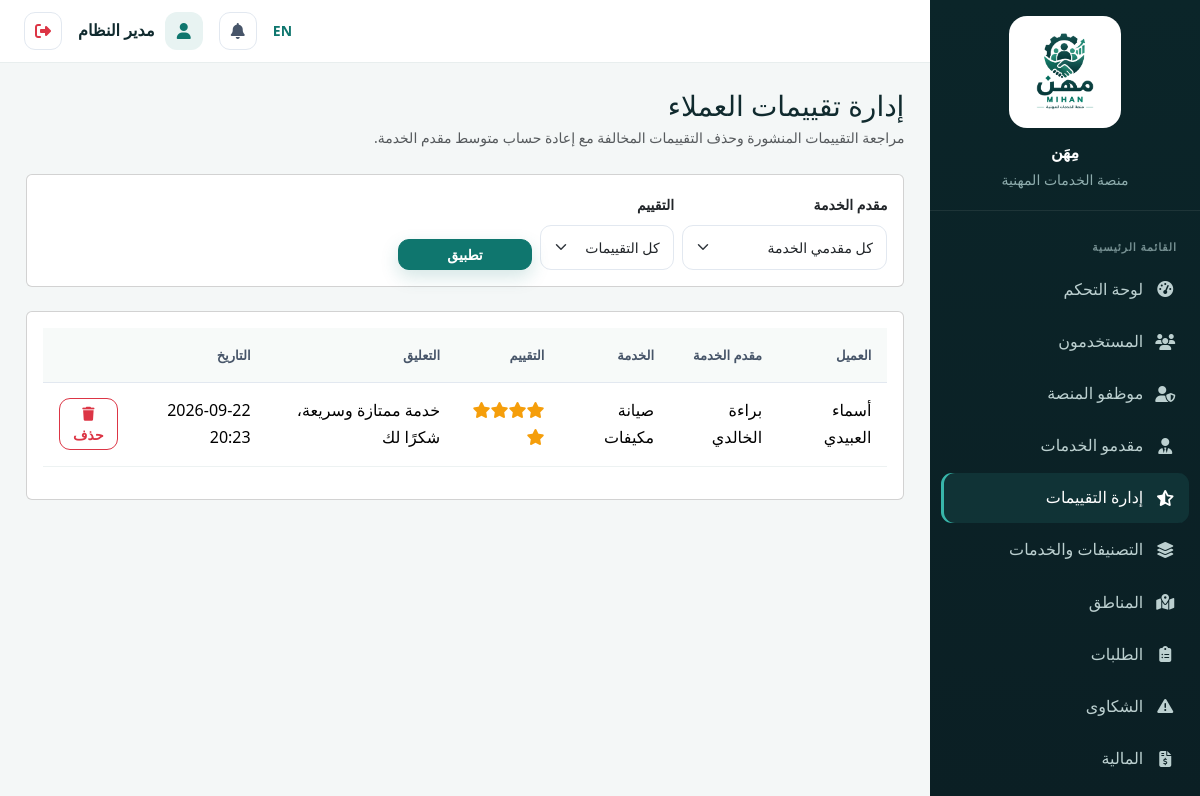
/admin/reviews (signed in), run on the app's committed database.
### tables this page shows
CREATE TABLE `users` (
  `id` int(11) NOT NULL,
  `name` varchar(150) NOT NULL,
  `email` varchar(150) NOT NULL,
  `phone` varchar(20) DEFAULT NULL,
  `password_hash` varchar(255) NOT NULL,
  `role` enum('customer','provider','employee','admin') NOT NULL DEFAULT 'customer',
  `profile_photo` varchar(255) DEFAULT NULL,
  `is_active` tinyint(1) NOT NULL DEFAULT 1,
  `is_verified_email` tinyint(1) NOT NULL DEFAULT 0,
  `created_at` datetime DEFAULT current_timestamp(),
  `updated_at` datetime DEFAULT current_timestamp() ON UPDATE current_timestamp()
);

CREATE TABLE `reviews` (
  `id` int(11) NOT NULL,
  `request_id` int(11) NOT NULL,
  `customer_id` int(11) NOT NULL,
  `provider_id` int(11) NOT NULL,
  `rating` tinyint(4) NOT NULL CHECK (`rating` between 1 and 5),
  `comment` text DEFAULT NULL,
  `provider_reply` text DEFAULT NULL,
  `created_at` datetime DEFAULT current_timestamp()
);

CREATE TABLE `services` (
  `id` int(11) NOT NULL,
  `category_id` int(11) NOT NULL,
  `name_ar` varchar(150) NOT NULL,
  `name_en` varchar(150) DEFAULT NULL,
  `description` text DEFAULT NULL,
  `is_active` tinyint(1) NOT NULL DEFAULT 1
);

### app/core/Controller.php (called while the page is built, shortened)
<?php
abstract class Controller
{
    protected function view(string $view, array $data = [], string $layout = 'main')
    {
        extract($data);
        $viewFile = __DIR__ . "/../views/{$view}.php";
        require $viewFile;
        $layoutFile = __DIR__ . "/../views/layouts/{$layout}.php";
        require $layoutFile;
    }
    protected function input(string $key, $default = null)
    {
        $value = $_POST[$key] ?? $_GET[$key] ?? $default;
        return is_string($value) ? trim($value) : $value;
    }
}

### app/controllers/AdminController.php (called while the page is built, shortened)
<?php
require_once __DIR__ . '/../core/Controller.php';
require_once __DIR__ . '/../models/Review.php';
require_once __DIR__ . '/../models/SystemSetting.php';
class AdminController extends Controller
{
    public function reviews()
    {
        $filters=['rating'=>$this->input('rating'),'provider_id'=>$this->input('provider_id')];
        $reviews=(new Review())->allForAdmin($filters);
        $providers=(new ProviderProfile())->search([]);
        $this->view('admin/reviews', ['title'=>'إدارة تقييمات العملاء','reviews'=>$reviews,'providers'=>$providers,'filters'=>$filters], 'dashboard');
    }
}

### app/core/App.php (called while the page is built, shortened)
<?php
class App
{
    public static function run(): void
    {
        try {
            $timezone = function_exists('setting') ? (string)setting('timezone', 'Asia/Aden') : 'Asia/Aden';
            $adminSession = (class_exists('Auth') && Auth::check() && Auth::role() === 'admin');
            $router = require __DIR__ . '/../../routes/web.php';
            $router->dispatch($_SERVER['REQUEST_METHOD'], $_SERVER['REQUEST_URI']);
        } catch (Throwable $e) {
            self::handleException($e);
        }
    }
}

### index.php (called while the page is built, shortened)
<?php
require_once __DIR__ . '/config/config.php';
require_once __DIR__ . '/app/core/Database.php';
require_once __DIR__ . '/app/core/Session.php';
require_once __DIR__ . '/app/core/Model.php';
require_once __DIR__ . '/app/core/Controller.php';
require_once __DIR__ . '/app/core/Auth.php';
require_once __DIR__ . '/app/core/Router.php';
require_once __DIR__ . '/app/core/App.php';
require_once __DIR__ . '/app/helpers/helpers.php';
App::run();

### app/core/Database.php (called while the page is built, shortened)
<?php
class Database
{
    private static ?PDO $instance = null;
    public static function getInstance(): PDO
    {
        if (self::$instance === null) {
            $cfg = require __DIR__ . '/../../config/database.php';
            $port = !empty($cfg['port']) ? ";port={$cfg['port']}" : '';
            $dsn = "mysql:host={$cfg['host']}{$port};dbname={$cfg['dbname']};charset={$cfg['charset']}";
            try {
                self::$instance = new PDO($dsn, $cfg['user'], $cfg['pass'], [
                    PDO::ATTR_ERRMODE            => PDO::ERRMODE_EXCEPTION,
                    PDO::ATTR_DEFAULT_FETCH_MODE => PDO::FETCH_ASSOC,
                    PDO::ATTR_EMULATE_PREPARES   => false,
                ]);
            } catch (PDOException $e) {
                error_log('DB Connection Error: ' . $e->getMessage());
                throw new RuntimeException('Database connection failed: ' . $e->getMessage(), (int)$e->getCode(), $e);
            }
        }
        return self::$instance;
    }
}

### app/models/Review.php (called while the page is built, shortened)
<?php
require_once __DIR__ . '/../core/Model.php';
class Review extends Model
{
    public function allForAdmin(array $filters = []): array
    {
        $where=['1=1']; $params=[];
        return $this->query(
            "SELECT r.*, cu.name customer_name, pu.name provider_name, sr.request_number, s.name_ar service_name_ar, s.name_en service_name_en
             FROM reviews r
             JOIN users cu ON cu.id=r.customer_id
             JOIN provider_profiles pp ON pp.id=r.provider_id
             JOIN users pu ON pu.id=pp.user_id
             JOIN service_requests sr ON sr.id=r.request_id
             JOIN services s ON s.id=sr.service_id
             WHERE ".implode(' AND ',$where)." ORDER BY r.created_at DESC", $params
        );
    }
}

### app/core/Model.php (called while the page is built, shortened)
<?php
abstract class Model
{
    protected PDO $db;
    protected string $table = '';
    protected string $primaryKey = 'id';
    public function __construct()
    {
        $this->db = Database::getInstance();
    }
    public function find($id)
    {
        $stmt = $this->db->prepare("SELECT * FROM {$this->table} WHERE {$this->primaryKey} = :id LIMIT 1");
        $stmt->execute(['id' => $id]);
        return $stmt->fetch() ?: null;
    }
    public function all(?string $orderBy = null): array
    {
        $sql = "SELECT * FROM {$this->table}";
        if ($orderBy) $sql .= " ORDER BY $orderBy";
        return $this->db->query($sql)->fetchAll();
    }
    public function query(string $sql, array $params = []): array
    {
        $stmt = $this->db->prepare($sql);
        $stmt->execute($params);
        return $stmt->fetchAll();
    }
}

### app/helpers/helpers.php (called while the page is built, shortened)
<?php
function currentLang(): string
{
    $default = function_exists('setting') ? (string)setting('default_language', 'ar') : 'ar';
    return Session::get('lang', $default);
}
function __(string $key): string
{
    static $translations = null;
    if ($translations === null) {
        $lang = currentLang();
        $file = __DIR__ . "/../../lang/{$lang}.php";
        $translations = file_exists($file) ? require $file : [];
    }
    return $translations[$key] ?? $key;
}
function localized(?string $ar, ?string $en = null): string
{
    return $ar ?? '';
}
function langUrl(string $lang): string
{
    $path = parse_url($_SERVER['REQUEST_URI'] ?? '/', PHP_URL_PATH) ?: '/';
    $query = $_GET;
    $query['lang'] = $lang;
    return $path . '?' . http_build_query($query);
}
function e(?string $value): string
{
    return htmlspecialchars($value ?? '', ENT_QUOTES, 'UTF-8');
}
function url(string $path = ''): string
{
    return BASE_PATH . '/' . ltrim($path, '/');
}
function formatDate(?string $date): string
{
    return date('Y-m-d H:i', strtotime($date));
}
function setting(string $key, $default = null)
{
    static $cache = null;
    if ($cache === null) {
        $cache = [];
        try {
            require_once __DIR__ . '/../models/SystemSetting.php';
            $cache = (new SystemSetting())->allKeyed();
        } catch (Throwable $e) {
            $cache = [];
        }
    }
    return array_key_exists($key, $cache) ? $cache[$key] : $default;
}

### config/database.php (called while the page is built)
<?php
return [
    'host'    => DB_HOST,
    'port'    => DB_PORT,
    'dbname'  => DB_NAME,
    'user'    => DB_USER,
    'pass'    => DB_PASS,
    'charset' => DB_CHARSET,
];

### app/models/SystemSetting.php (called while the page is built, shortened)
<?php
require_once __DIR__ . '/../core/Model.php';
class SystemSetting extends Model
{
    public function allKeyed(): array
    {
        $rows = $this->all('`key` ASC');
        $out = [];
        foreach ($rows as $row) $out[$row['key']] = $row['value'];
        return $out;
    }
}

### app/core/Session.php (called while the page is built, shortened)
<?php
class Session
{
    public static function get(string $key, $default = null) { return $_SESSION[$key] ?? $default; }
    public static function has(string $key): bool { return isset($_SESSION[$key]); }
}

### app/core/Auth.php (called while the page is built, shortened)
<?php
class Auth
{
    private static ?array $userCache = null;
    public static function check(): bool
    {
        $u = self::user();
        return ($u !== null && (int)($u['is_active'] ?? 0) === 1);
    }
    public static function role(): ?string
    {
        $u = self::user();
        return $u ? ($u['role'] ?? null) : null;
    }
    public static function name(): ?string
    {
        $u = self::user();
        return $u ? ($u['name'] ?? null) : null;
    }
    public static function user(): ?array
    {
        if (self::$userCache === null) {
            $user = (new User())->find(Session::get('user_id'));
            self::$userCache = $user;
        }
        return self::$userCache;
    }
}

### lang/ar.php (called while the page is built)
<?php
return [
    'app_name' => 'مِهَن',
    'home' => 'الرئيسية',
    'services' => 'الخدمات',
    'providers' => 'مقدمو الخدمات',
    'login' => 'تسجيل الدخول',
    'register' => 'إنشاء حساب',
    'logout' => 'تسجيل الخروج',
    'dashboard' => 'لوحة التحكم',
    'name' => 'الاسم',
    'email' => 'البريد الإلكتروني',
    'password' => 'كلمة المرور',
    'confirm_password' => 'تأكيد كلمة المرور',
    'phone' => 'رقم الهاتف',
    'submit' => 'إرسال',
    'search' => 'بحث',
    'category' => 'التصنيف',
    'location' => 'المنطقة',
    'rating' => 'التقييم',
    'my_requests' => 'طلباتي',
    'new_request' => 'طلب جديد',
    'status' => 'الحالة',
    'notifications' => 'الإشعارات',
    'complaints' => 'الشكاوى',
    'profile' => 'الملف الشخصي',
    'verified' => 'موثّق',
    'welcome' => 'مرحبًا',
    'view_profile' => 'عرض الملف',
    'request_service' => 'طلب الخدمة',
    'reviews' => 'التقييمات',
    'price' => 'السعر',
    'experience_years' => 'سنوات الخبرة',
    'available' => 'متاح',
    'unavailable' => 'غير متاح',
    'admin_panel' => 'لوحة الإدارة',
    'total_users' => 'إجمالي المستخدمين',
    'customers' => 'العملاء',
    'total_requests' => 'إجمالي الطلبات',
    'revenue' => 'الإيرادات',
    'profession' => 'المهنة',
    'completed' => 'مكتمل',
    'not_verified' => 'غير موثّق',
    'unverify' => 'إلغاء التوثيق',
    'verify' => 'توثيق',
    'view' => 'عرض',
    'platform_evaluation' => 'تقييم المنصة',
    'ai_analysis' => 'تحليل AI',
    'users' => 'المستخدمون',
    'categories_services' => 'التصنيفات والخدمات',
    'locations' => 'المناطق',
    'requests' => 'الطلبات',
    'finance' => 'المالية',
    'reports_analytics' => 'التقارير والتحليلات',
    'ai' => 'الذكاء الاصطناعي',
    'settings' => 'الإعدادات',
    'incoming_requests' => 'الطلبات الواردة',
    'professional_profile' => 'الملف المهني',
    'smart_assistant' => 'مساعد مِهَن الذكي',
    'professional_services_platform' => 'منصة الخدمات المهنية',
    'main_menu' => 'القائمة الرئيسية',
    'review_management' => 'إدارة التقييمات',
];

### app/views/admin/reviews.php (the view, shortened to what this page needs)
<div class="d-flex justify-content-between align-items-center mb-4">
  <div><h3 class="mb-1">إدارة تقييمات العملاء</h3><div class="text-muted small">مراجعة التقييمات المنشورة وحذف التقييمات المخالفة مع إعادة حساب متوسط مقدم الخدمة.</div></div>
</div>
<div class="card p-3 mb-4">
<form method="GET" class="row g-2">
  <div class="col-md-3"><label class="form-label small">مقدم الخدمة</label><select name="provider_id" class="form-select form-select-sm"><option value="">كل مقدمي الخدمة</option></select></div>
  <div class="col-md-2"><label class="form-label small">التقييم</label><select name="rating" class="form-select form-select-sm"><option value="">كل التقييمات</option></select></div>
  <div class="col-md-2 d-flex align-items-end"><button class="btn btn-primary btn-sm w-100">تطبيق</button></div>
</form>
</div>
<div class="card p-3"><div class="table-responsive"><table class="table table-hover align-middle"><thead><tr><th>العميل</th><th>مقدم الخدمة</th><th>الخدمة</th><th>التقييم</th><th>التعليق</th><th>التاريخ</th><th></th></tr></thead><tbody>
<?php foreach($reviews as $r): ?><tr>
<td><?= e($r['customer_name']) ?></td><td><?= e($r['provider_name']) ?></td><td><?= e(localized($r['service_name_ar'],$r['service_name_en']??null)) ?></td>
<td><span class="rating-stars"><?php for($i=1;$i<=5;$i++): ?><i class="fa-solid fa-star<?= $i <= (int)$r['rating'] ? '' : ' text-secondary opacity-25' ?>"></i><?php endfor; ?></span></td>
<td style="max-width:360px"><?= e($r['comment'] ?? '') ?><?php if(!empty($r['provider_reply'])): ?><div class="small text-muted mt-1">رد المقدم: <?= e($r['provider_reply']) ?></div><?php endif; ?></td>
<td><?= formatDate($r['created_at']) ?></td>
<td><form method="POST" action="<?= url('/admin/reviews/'.$r['id'].'/delete') ?>" onsubmit="return confirm('هل أنت متأكد من حذف هذا التقييم؟')"><?= csrf_field() ?><button class="btn btn-sm btn-outline-danger"><i class="fa-solid fa-trash"></i> حذف</button></form></td>
</tr><?php endforeach; ?>
</tbody></table></div></div>

### app/core/Router.php (shortened to what this page needs)
<?php
class Router
{
    private array $routes = [];
    private function add(string $method, string $path, string $handler): void
    {
        $this->routes[] = compact('method', 'path', 'handler');
    }
    public function dispatch(string $method, string $uri): void
    {
        $uri = strtok($uri, '?');
        $base = BASE_PATH;
        if ($base !== '' && strpos($uri, $base) === 0) {
            $uri = substr($uri, strlen($base));
        }
        $uri = rtrim($uri, '/');
        foreach ($this->routes as $route) {
            if ($route['method'] !== $method) continue;
            $pattern = preg_replace('#\{[a-zA-Z_]+\}#', '([^/]+)', $route['path']);
            $pattern = '#^' . $pattern . '$#u';
            if (preg_match($pattern, $uri, $matches)) {
                array_shift($matches);
                [$controllerName, $methodName] = explode('@', $route['handler']);
                $controller = new $controllerName();
                call_user_func_array([$controller, $methodName], $matches);
                return;
            }
        }
    }
}

### app/views/partials/topbar.php (shortened to what this page needs)
<?php require_once __DIR__.'/../../models/Notification.php'; $notifModel=new Notification(); $unread=Auth::check()?$notifModel->unreadCount(Auth::id()):0; ?>
<header class="dash-topbar">
 <div class="ms-auto d-flex align-items-center gap-2 gap-md-3">
  <a href="<?= e(langUrl(currentLang()==='ar'?'en':'ar')) ?>" class="text-decoration-none small fw-semibold"><?= currentLang()==='ar'?'EN':'AR' ?></a>
  <a href="<?= url(Auth::role().'/notifications') ?>" class="icon-btn position-relative"><i class="fa-solid fa-bell"></i><?php if($unread>0): ?><span class="badge rounded-pill bg-danger notif-badge"><?= $unread ?></span><?php endif; ?></a>
  <div class="dash-user"><span class="dash-user-avatar"><i class="fa-solid fa-user"></i></span><span class="dash-user-name fw-semibold"><?= e(Auth::name()) ?></span></div>
  <form method="POST" action="<?= url('/logout') ?>" class="d-inline"><?= csrf_field() ?><button type="submit" class="icon-btn text-danger" title="<?= e(__('logout')) ?>"><i class="fa-solid fa-right-from-bracket"></i></button></form>
 </div>
</header>

### data on the page
users: name "مدير النظام"
reviews: customer.name "أسماء العبيدي", users.name "براءة الخالدي", services.name_ar "صيانة مكيفات", rating 5 (drawn), comment "خدمة ممتازة وسريعة، شكرًا لك", created_at "2026-09-22 20:23"

### other printed values
$link[1] "لوحة التحكم"
$link[1] "المستخدمون"
$link[1] "موظفو المنصة"
$link[1] "مقدمو الخدمات"
$link[1] "إدارة التقييمات"
$link[1] "التصنيفات والخدمات"
$link[1] "المناطق"
$link[1] "الطلبات"
$link[1] "الشكاوى"
$link[1] "المالية"
